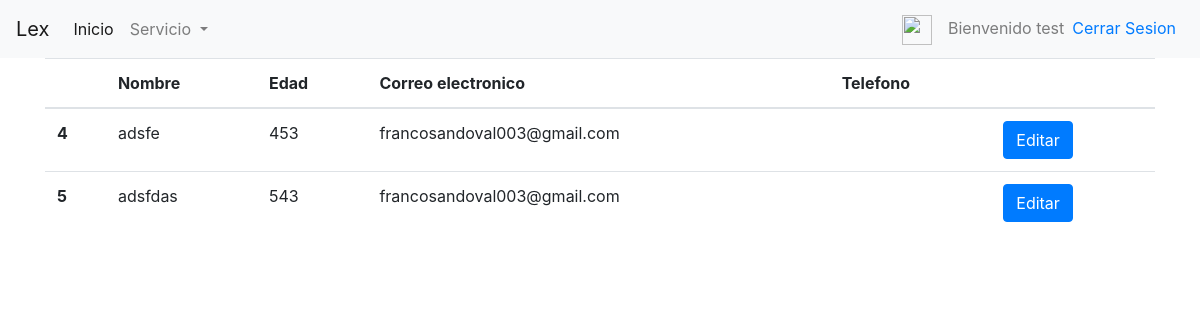
The app's page /service/view (signed in), older data.
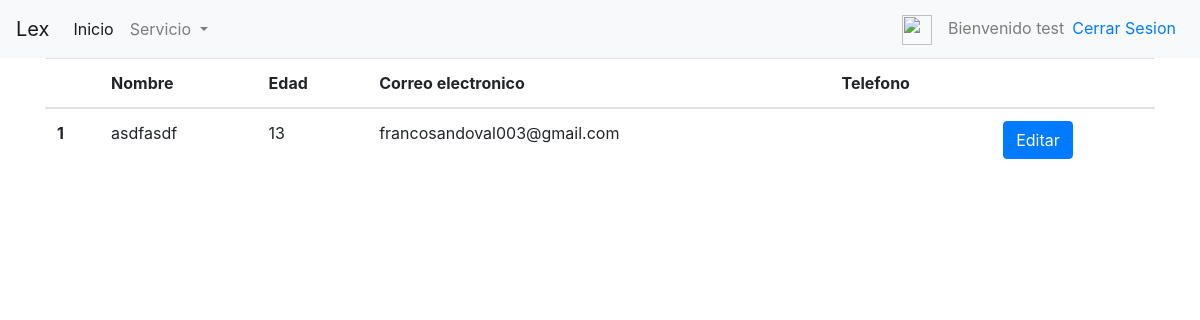
The same page, newer data.
### core/models.py (models this page shows, shortened)
class Servicio(models.Model):
    cliente=models.ForeignKey('auth.User', on_delete=models.CASCADE, default='1')
    first_name=models.CharField('Nombre',max_length=30,blank=True,null=True)
    age=models.IntegerField('Edad',blank=True,null=True)
    email=models.EmailField('Correo electronico',max_length=254, blank=True, null=True)
    cause=models.TextField('Redactar Causa',max_length=254, blank=True,null=True)
    files=models.FileField(blank=True, null=True)

### core/views.py (the view)
# urls.py: path('service/view', views.consultar_solicitudes, name="service_view"),
def consultar_solicitudes(request):
    user=User.objects.get(username=request.user.username)
    form=Servicio.objects.filter(cliente_id=user.id).all()
    return render(request, 'core/consultar_solicitudes.html',{'list':form})

### core/templates/core/consultar_solicitudes.html (shortened to what this page needs)
{% extends 'core/base.html' %}
{% block content %}
<table class="table table-hover">
<thead>
        <tr>
            <th></th>
            <th>Nombre</th>
            <th>Edad</th>
            <th>Correo electronico</th>
            <th>Telefono</th>
            <th></th>
        </tr>
    </thead>
    <tbody>
        {% for s in list %}
        <tr>
            <th scope="row">{{ s.id }} </th>
            <td>{{ s.first_name }}</td>
            <td>{{ s.age }}</td>
            <td>{{s.email}}</td>
            <td>{{s.phone}}</td>
            <td><a class="btn btn-primary" href="{% url 'service_edit' s.id %}">Editar</a></td>
        </tr>
        {% endfor %}
    </tbody>
</table>
{% endblock content %}

Row changes from the older to the newer data that the page shows:
removed Servicio: id "4", first_name "adsfe", age "453", email "francosandoval003@gmail.com"
removed Servicio: id "5", first_name "adsfdas", age "543", email "francosandoval003@gmail.com"
now on this page (row edited): Servicio: id "1", first_name "asdfasdf", age "13", email "francosandoval003@gmail.com"
